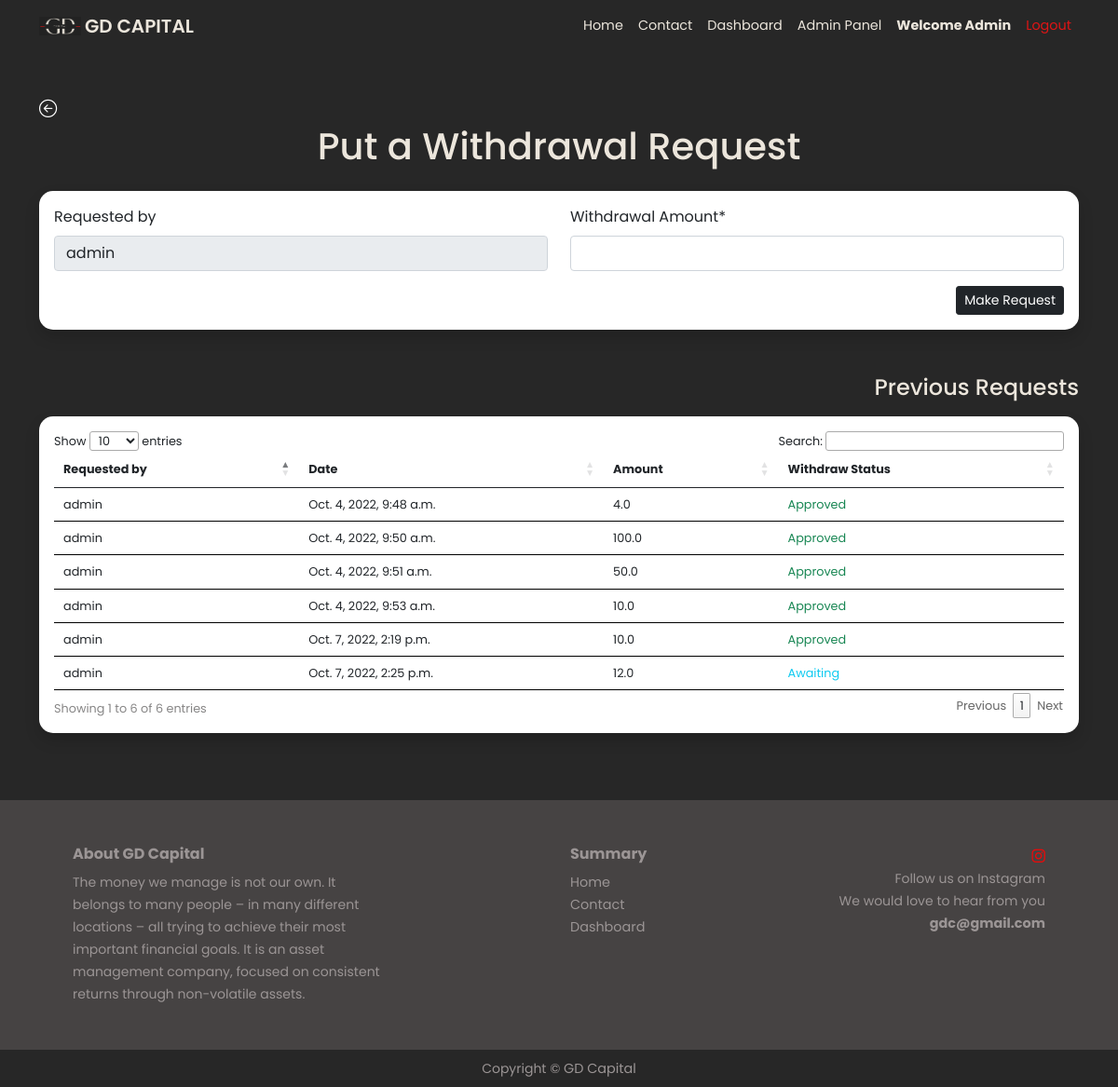
The page /withdraw/ (signed in) on the database its author committed.
### myapp/models.py (models this page shows, shortened)
class Withdraw(models.Model):
    requested_by = models.CharField(max_length=100, null=True, blank=True)
    requested_on = models.DateTimeField(default=timezone.now)
    amount = models.FloatField()
    present_balance = models.FloatField(null=True, blank=True)
    invested_balance = models.FloatField(null=True, blank=True)
    status = models.CharField(max_length=5, null=True, blank=True)
    status_updated_by = models.CharField(max_length=100, null=True, blank=True)
    user_commission = models.FloatField(null=True, blank=True, default=25)
    status_updated_on = models.DateTimeField(null=True, blank=True)
    plantype = models.CharField(max_length=200, choices=PLAN_TYPE, default='',null=True, blank=True)

### myapp/views.py (the view, shortened to what this page needs)
# urls.py: path('withdraw/', views.withdraw, name='withdraw'),
@login_required
def withdraw(request):
    data = Withdraw.objects.all()
    mydata = Transaction.objects.values('made_by').annotate(total_present_amount=Sum('amount')).order_by('-total_present_amount').filter(status='TXN_SUCCESS')
    form = WithdrawForm(initial={'requested_by': request.user.username})
    return render(request, 'withdraw.html',{'form':form,'data':data})

### myapp/forms.py
class WithdrawForm(forms.ModelForm):
    class Meta:
        model = Withdraw
        fields = ('requested_by','amount','status','status_updated_by','status_updated_on','present_balance','plantype','user_commission','invested_balance')
        labels = {
            'requested_by': 'Requested by',
            'amount': 'Withdrawal Amount',
            'status': 'Status (Type A/R)',
            'status_updated_by': 'Status updated by',
            'present_balance': 'Present Balance',
            'plantype': 'Plantype',
            'user_commission': 'User Commission',
            'invested_balance': 'Invested Balance'
        }
        widgets = {
        'requested_by':forms.TextInput(attrs={'readonly':True}),
        'status_updated_by':forms.TextInput(attrs={'readonly':True}),
        'plantype':forms.TextInput(attrs={'readonly':True}),
        }

### templates/withdraw.html (shortened to what this page needs)
{% extends 'base.html' %}
{% load static %}
{% load crispy_forms_filters %}
{% load crispy_forms_tags %}
{% block body %}
<section class="py-5 dark-bg" style="min-height: 70vh;display:flex;flex-direction:column;justify-content:center;align-items:center
">
    <div class="container">
        <div>
            <a href="/dashboard" class="text-dark back-arrow"><i class="bi bi-arrow-left-circle text-white" style="font-size: 1.2rem;"></i></a>
          </div>
        <div class="text-center">
            <h1 style="color:#ece6dc">Put a Withdrawal Request</h1>
        </div>
        <div class="card shadow my-4" style="border: 0 !important;border-radius:15px">
            <div class="card-body ">
                <form method="post" enctype="multipart/form-data">
                    <div class="row">
                        <div class="col-md-6 mb-0">
                            {{ form.requested_by|as_crispy_field }}
                        </div>
                        <div class="col-md-6 mb-0">
                            {{ form.amount|as_crispy_field }}
                        </div>
                    </div>
                    <div class="form-group text-end">
                        <input type="submit" value="Make Request" class="btn btn-dark btn-sm">
                    </div>
                </form>
            </div>
        </div>
    </div>
    <div class="container mt-4">
        <div class="text-end">
            <h4 style="color:#ece6dc">Previous Requests</h4>
        </div>
        <div class="card shadow mb-4 mt-3" style="border: 0 !important;border-radius:15px">
            <div class="card-body">
                <div class="table-responsive">
                    <table class="table table-sm" id="transTable">
                        <thead>
                            <tr>
                                <th scope="col">Requested by</th>
                                <th scope="col">Date</th>
                                <th scope="col">Amount</th>
                                <th scope="col">Withdraw Status</th>
                            </tr>
                        </thead>
                        <tbody>
                            {% for i in data %}
                            {% if i.requested_by == request.user.username %}
                            <tr>
                                <td>{{i.requested_by}}</td>
                                <td>{{i.requested_on}}</td>
                                <td>{{i.amount}}</td>
                                {% if i.status == 'Roll Over' %}
                                <td class="text-success">Approved</td>
                                {% elif i.status is None %}
                                <td class="text-info">Awaiting</td>
                                {% else %}
                                <td class="text-danger">Rejected</td>
                                {% endif %}
                            </tr>
                            {% endif %}
                            {% endfor %}
                        </tbody>
                    </table>
                </div>
            </div>
        </div>
    </div>
</section>
{% endblock body %}

### templates/base.html (shortened to what this page needs)
{% load static %}
<!doctype html>
<html lang="en">
<head>
<link href="https://cdn.jsdelivr.net/npm/bootstrap@5.0.0/dist/css/bootstrap.min.css" rel="stylesheet">
<link rel="stylesheet" href="{% static 'css/home.css' %}">
<link rel="stylesheet" href="https://cdn.jsdelivr.net/npm/bootstrap-icons@1.9.1/font/bootstrap-icons.css">
<link rel="stylesheet" href="{% static 'owl.carousel.min.css' %}">
<link rel="stylesheet" href="{% static 'owl.theme.default.min.css' %}">
<link rel="stylesheet" type="text/css" href="https://cdn.datatables.net/1.12.1/css/jquery.dataTables.css">
</head>
<body>
    <nav class="navbar navbar-expand-lg navbar-dark">
        <div class="container">
            <a class="navbar-brand text-white" href="#" style="display:flex;justify-content:center;align-items:center;">
                <img src="{% static 'images/logo-home.png' %}" alt="" width="45" height="20" class="  logo-home">
                <span class="ms-1 brand-text" style="color:#ece6dc">GD CAPITAL</span>
              </a>
          <div class="collapse navbar-collapse" id="navbarSupportedContent">
            <ul class="navbar-nav ms-auto mb-2 mb-lg-0 text-center">
              <li class="nav-item">
                <a class="nav-link home-nav-link active" aria-current="page" href="/">Home</a>
              </li>
              <li class="nav-item">
                <a class="nav-link home-nav-link" href="/contact">Contact</a>
              </li>
              {% if user.is_authenticated %}
              <li class="nav-item">
                <a class="nav-link home-nav-link" href="/dashboard">Dashboard</a>
              </li>
              {% if request.user.is_superuser %}
              <li class="nav-item">
                <a class="nav-link home-nav-link" href="/admin-home">Admin Panel</a>
              </li>
              {% endif %}
              <li class="nav-item">
                <a class="nav-link home-nav-link" href="#" style="font-weight:bold">Welcome {{request.user.username|capfirst}}</a>
              </li>
              <li class="nav-item">
                <a style="color:#df1515 !important;" class="nav-link home-nav-link" href="/logout">Logout</a>
              </li>
              {% endif %}
            </ul>
          </div>
        </div>
      </nav>
      {% block body %}{% endblock %}
      <footer style="color: #9b9595">
        <div class="container p-5">
            <div class="row">
                <div class="col-lg-4 col-md-4">
                    <h6><b>About GD Capital</b></h6>
                    <small style="text-align: justify">The money we manage is not our own. It belongs to many people – in many different locations – all trying to achieve their most important financial goals. It is an asset management company, focused on consistent returns through non-volatile assets.</small>
                </div>
                <div class="col-lg-2 col-md-2"></div>
                <div class="col-lg-2 col-md-2">
                    <h6><b>Summary</b></h6>
                    <ul style="list-style-type: none;padding-left:0">
                        <li><small><a style="color:#9b9595" href="/">Home</a></small></li>
                        <li><small><a style="color:#9b9595" href="/contact">Contact</a></small></li>
                        <li><small><a style="color:#9b9595" href="/dashboard">Dashboard</a></small></li>
                      </ul>
                </div>
                <div class="col-lg-4 col-md-4 text-end">
                    <span class="">
                        <a href="https://www.instagram.com">
                            <i style="color:#ed0909" class="bi bi-instagram"></i>
                        </a>
                    </span>
                    <br>
                    <small>Follow us on Instagram</small>
                    <br>
                    <small class="">We would love to hear from you <br><a style="text-decoration: none;"
                            href="mailto:bansalc981@gmail.com"><strong style="color: #9b9595">gdc@gmail.com</strong></a></small>
                </div>
            </div>
        </div>
      </footer>
      <div style="background-color: #272727;color: #9b9595" class="py-2">
        <div class="container text-center">
            <div class="row">
                <div class="col-lg-12">
                    <small>Copyright  © <a style="text-decoration: none; color: #9b9595;" href="/">GD Capital</a> </small>
                </div>
            </div>
        </div>
      </div>
</body>
</html>

### static/css/home.css (style rules this page uses)
body { background-color:#464343; font-family: 'Poppins', sans-serif; }
.navbar-dark { background-color: #272727; color: #ece6dc; }
.home-nav-link { color: #ece6dc !important; font-size: 0.9rem; }
.brand-text { font-family: 'Poppins', sans-serif; font-weight: 600; }
.dark-bg { background-color: #272727; }
table.dataTable thead th, table.dataTable thead td { font-size: 0.8rem; }
table.dataTable.no-footer { border-bottom: 0 !important; border-bottom-color: #000 !important; }
a { text-decoration: none !important; color:#ece6dc; font-size: 0.9rem; }
table.dataTable tbody th, table.dataTable tbody td { font-size:0.8rem; }

### rows shown on the page
Withdraw: requested_by "admin", requested_on "Oct. 4, 2022, 9:48 a.m.", amount "4.0", status "Approved"
Withdraw: requested_by "admin", requested_on "Oct. 4, 2022, 9:50 a.m.", amount "100.0", status "Approved"
Withdraw: requested_by "admin", requested_on "Oct. 4, 2022, 9:51 a.m.", amount "50.0", status "Approved"
Withdraw: requested_by "admin", requested_on "Oct. 4, 2022, 9:53 a.m.", amount "10.0", status "Approved"
Withdraw: requested_by "admin", requested_on "Oct. 7, 2022, 2:19 p.m.", amount "10.0", status "Approved"
Withdraw: requested_by "admin", requested_on "Oct. 7, 2022, 2:25 p.m.", amount "12.0", shows "Awaiting"

### other values the page prints
{{ request.user.username|capfirst }} "Admin"
